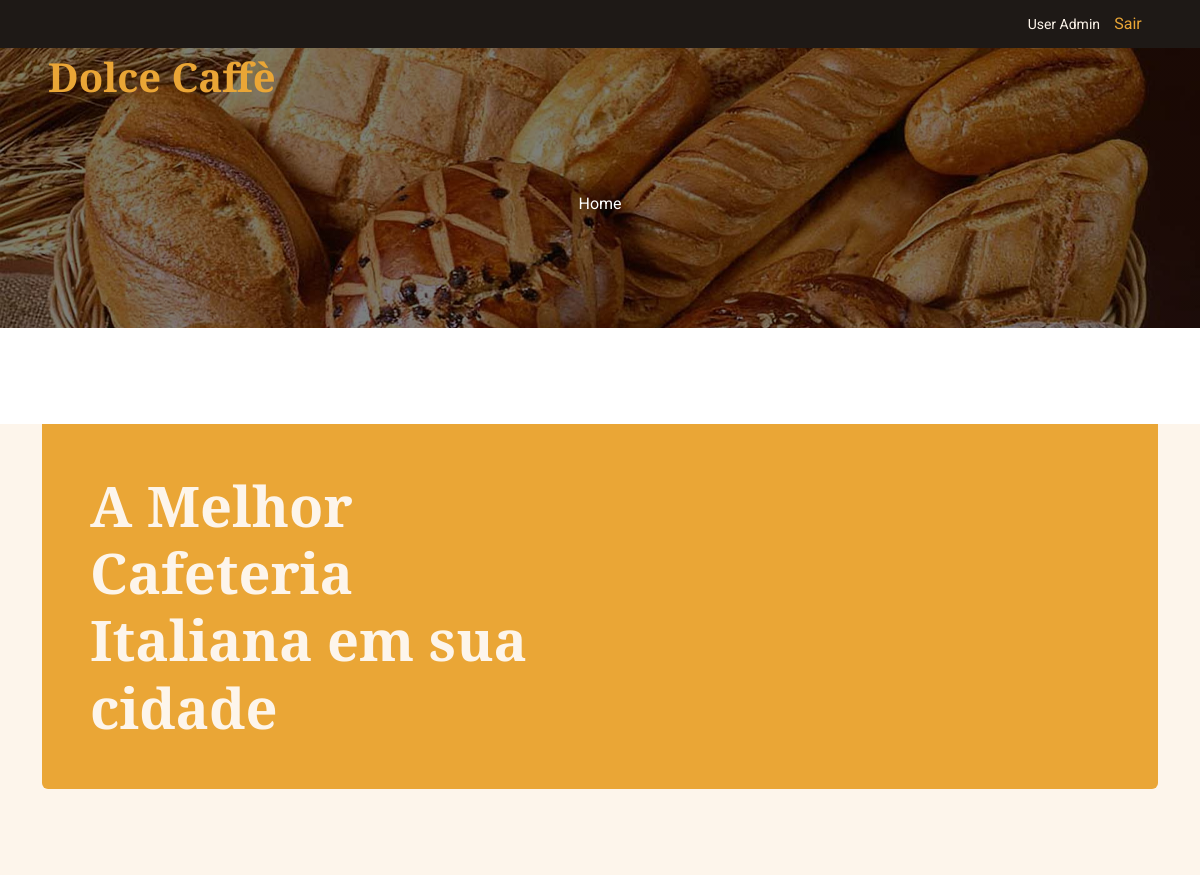
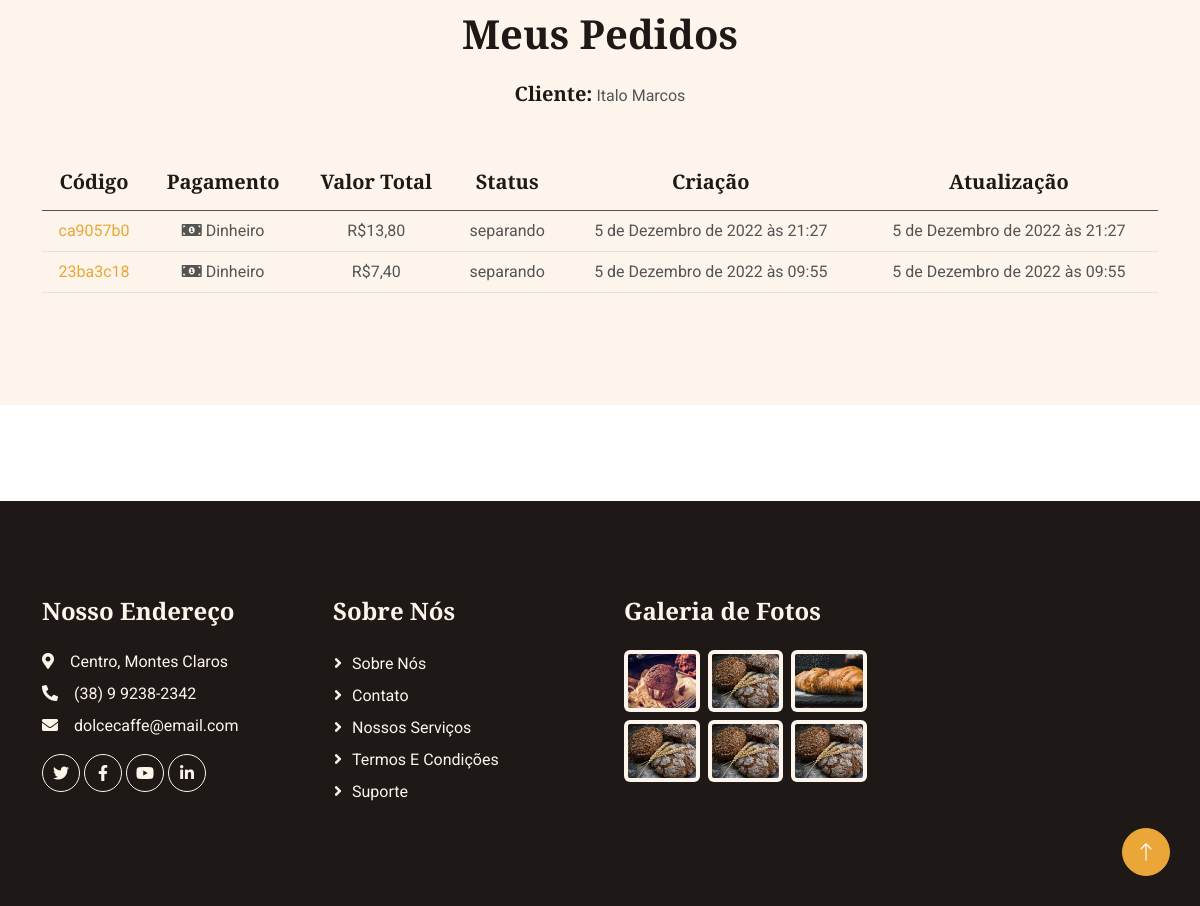
/meuspedidos/2 (signed in), run on the app's committed database (2 pictures, top to bottom).
### padaria/models.py (models this page shows, shortened)
class CustomUsuario(AbstractUser):
    email = models.EmailField('E-mail', unique=True)
    cpf = models.CharField(max_length=14, unique=True)
    estado = models.CharField(max_length=100)
    cidade = models.CharField(max_length=100)
    rua = models.CharField(max_length=50)
    numero = models.CharField(max_length=10)
    cep = models.CharField(max_length=14)
    celular = models.CharField(max_length=14)
    dataNascimento = models.DateField()
    is_staff = models.BooleanField('Membro da equipe', default=False)
    USERNAME_FIELD = 'email'
    REQUIRED_FIELDS = ['first_name', 'last_name', 'cpf', 'estado', 'cidade', 'rua', 'numero', 'cep', 'celular','dataNascimento']
    objects = UsuarioManager()

class Pedido(models.Model):
    PAGAMENTO_CHOICES = (
        ('dinheiro', 'Dinheiro'),
        ('cartao-credito', 'Crédito'),
        ('cartao-debito', 'Débito')
    )
    STATUS_CHOICES = (
        ('preparando', 'Preparando'),
        ('concluido', 'Concluído'),
        ('entrega', 'Em Trânsito'),
    )
    codigo = models.CharField('Código', max_length=20)
    pagamento = models.CharField('Pagamento', max_length=20, choices=PAGAMENTO_CHOICES, default=PAGAMENTO_CHOICES[0][0])
    statusPedido = models.CharField('Status', max_length=20, choices=STATUS_CHOICES, default=STATUS_CHOICES[0][0])
    valorPedido = models.DecimalField('Valor Total', max_digits=6, decimal_places=2)
    dataCriacao = models.DateTimeField('Criação', auto_now_add=True)
    dataAtualizacao = models.DateTimeField('Atualização', auto_now=True)
    produtos = models.ManyToManyField(Produto, through='ItensPedido')
    user = models.ForeignKey(CustomUsuario, on_delete=models.SET_NULL, null=True)
    class Meta:
        verbose_name = 'Pedido'
        verbose_name_plural = 'Pedidos'

### padaria/views.py (the view)
# urls.py: path('meuspedidos/<int:user_id>', meus_pedidos, name='meus_pedidos'),
@login_required
def meus_pedidos(request, user_id):
    user = CustomUsuario.objects.get(id=user_id)
    pedidos = Pedido.objects.filter(user=user).order_by('-dataCriacao').values()
    context = {
        'user': user,
        'pedidos': pedidos
    }
    return render(request, 'meus_pedidos.html', context)

### padaria/templates/meus_pedidos.html (shortened to what this page needs)
{% load static %}
{% load widget_tweaks %}
<!DOCTYPE html>
<html lang="en">
<head>
    <link href="https://cdnjs.cloudflare.com/ajax/libs/font-awesome/5.10.0/css/all.min.css" rel="stylesheet">
    <link href="https://cdn.jsdelivr.net/npm/bootstrap-icons@1.4.1/font/bootstrap-icons.css" rel="stylesheet">
    <link href="{% static 'lib/animate/animate.min.css' %}" rel="stylesheet">
    <link href="{% static 'lib/owlcarousel/assets/owl.carousel.min.css' %}" rel="stylesheet">
    <link href="{% static 'css/bootstrap.min.css' %}" rel="stylesheet">
    <link href="{% static 'css/style.css' %}" rel="stylesheet">
</head>
<body>
    <div class="container-fluid top-bar bg-dark text-light px-0 wow fadeIn" data-wow-delay="0.1s">
        <div class="row gx-0 align-items-center d-none d-lg-flex">
            <div class="col-lg-6 px-5 text-end">
                {% if request.user.get_full_name %}
                <small>{{ request.user.get_full_name }}</small>
                <div class="h-100 d-inline-flex align-items-center">
                    <a class="btn-lg-square text-primary pe-0" href="{% url 'logout' %}">Sair</a>
                </div>
                {% endif %}
            </div>
        </div>
    </div>
    <nav class="navbar navbar-expand-lg navbar-dark fixed-top py-lg-0 px-lg-5 wow fadeIn" data-wow-delay="0.1s">
        <a href="{% url 'index' %}" class="navbar-brand ms-4 ms-lg-0">
            <h1 class="text-primary m-0">Dolce Caffè</h1>
        </a>
    </nav>
    <div class="container-fluid page-header py-6 wow fadeIn" data-wow-delay="0.1s">
        <div class="container text-center pt-5 pb-3">
            <nav aria-label="breadcrumb animated slideInDown">
                <ol class="breadcrumb justify-content-center mb-0">
                    <li class="breadcrumb-item"><a class="text-white" href="{% url 'index' %}">Home</a></li>
                </ol>
            </nav>
        </div>
    </div>
    <div class="container-xxl bg-light my-6 py-6 pt-0">
        <div class="container">
            <div class="bg-primary text-light rounded-bottom p-5 my-6 mt-0 wow fadeInUp" data-wow-delay="0.1s">
                <div class="row g-4 align-items-center">
                    <div class="col-lg-6">
                        <h1 class="display-4 text-light mb-0">A Melhor Cafeteria Italiana em sua cidade</h1>
                    </div>
                    <div class="col-lg-6 text-lg-end">
                    </div>
                </div>
            </div>
            <form method="post">
            <div class="text-center mx-auto mb-5 wow fadeInUp" data-wow-delay="0.1s" style="max-width: 500px;">
                <h1 class="display-6 mb-4">Meus Pedidos</h1>
                <p><h5 class="d-inline-block">Cliente: </h5> {{ user.get_full_name }}</p>
            </div>
            <div class="row g-4">
                <div class="col-lg-12 col-md-12">
                    <table class="table text-center">
                        <thead class="thead-warning">
                            <tr>
                                <th><h5>Código</h5></th>
                                <th><h5>Pagamento</h5></th>
                                <th><h5>Valor Total</h5></th>
                                <th><h5>Status</h5></th>
                                <th><h5>Criação</h5></th>
                                <th><h5>Atualização</h5></th>
                            </tr>
                        </thead>
                        <tbody>
                            {% for p in pedidos %}
                                <tr>
                                    <td><a href="{% url 'detalhes_pedido' p.codigo %}">{{ p.codigo }}</a></td>
                                    {% if p.pagamento == 'cartao-debito' %}
                                        <td><i class="fas fa-credit-card"></i> Débito</td>
                                    {% elif p.pagamento == 'cartao-credito' %}
                                        <td><i class="fas fa-credit-card"></i> Crédito</td>
                                    {% else %}
                                        <td><i class="fas fa-money-bill-alt"></i> Dinheiro</td>
                                    {% endif %}
                                    <td>R${{ p.valorPedido }}</td>
                                    <td>{{ p.statusPedido }}</td>
                                    <td>{{ p.dataCriacao }}</td>
                                    <td>{{ p.dataAtualizacao }}</td>
                                </tr>
                            {% endfor %}
                        </tbody>
                    </table>
                </div>
            </div>
        </form>
        </div>
    </div>
    <div class="container-fluid bg-dark text-light footer my-6 mb-0 py-5 wow fadeIn" data-wow-delay="0.1s">
        <div class="container py-5">
            <div class="row g-5">
                <div class="col-lg-3 col-md-6">
                    <h4 class="text-light mb-4">Nosso Endereço</h4>
                    <p class="mb-2"><i class="fa fa-map-marker-alt me-3"></i>Centro, Montes Claros</p>
                    <p class="mb-2"><i class="fa fa-phone-alt me-3"></i>(38) 9 9238-2342</p>
                    <p class="mb-2"><i class="fa fa-envelope me-3"></i>dolcecaffe@email.com</p>
                    <div class="d-flex pt-2">
                        <a class="btn btn-square btn-outline-light rounded-circle me-1" href=""><i class="fab fa-twitter"></i></a>
                        <a class="btn btn-square btn-outline-light rounded-circle me-1" href=""><i class="fab fa-facebook-f"></i></a>
                        <a class="btn btn-square btn-outline-light rounded-circle me-1" href=""><i class="fab fa-youtube"></i></a>
                        <a class="btn btn-square btn-outline-light rounded-circle me-0" href=""><i class="fab fa-linkedin-in"></i></a>
                    </div>
                </div>
                <div class="col-lg-3 col-md-6">
                    <h4 class="text-light mb-4">Sobre Nós</h4>
                    <a class="btn btn-link" href="">Sobre Nós</a>
                    <a class="btn btn-link" href="">Contato</a>
                    <a class="btn btn-link" href="">Nossos Serviços</a>
                    <a class="btn btn-link" href="">Termos e Condições</a>
                    <a class="btn btn-link" href="">Suporte</a>
                </div>
                <div class="col-lg-3 col-md-6">
                    <h4 class="text-light mb-4">Galeria de Fotos</h4>
                    <div class="row g-2">
                        <div class="col-4">
                            <img class="img-fluid bg-light rounded p-1" src="{% static 'img/product-1.jpg' %}" alt="Image">
                        </div>
                        <div class="col-4">
                            <img class="img-fluid bg-light rounded p-1" src="{% static 'img/product-2.jpg' %}" alt="Image">
                        </div>
                        <div class="col-4">
                            <img class="img-fluid bg-light rounded p-1" src="{% static 'img/product-3.jpg' %}" alt="Image">
                        </div>
                        <div class="col-4">
                            <img class="img-fluid bg-light rounded p-1" src="{% static 'img/product-2.jpg' %}" alt="Image">
                        </div>
                        <div class="col-4">
                            <img class="img-fluid bg-light rounded p-1" src="{% static 'img/product-2.jpg' %}" alt="Image">
                        </div>
                        <div class="col-4">
                            <img class="img-fluid bg-light rounded p-1" src="{% static 'img/product-2.jpg' %}" alt="Image">
                        </div>
                    </div>
                </div>
            </div>
        </div>
    </div>
    <a href="#" class="btn btn-lg btn-primary btn-lg-square rounded-circle back-to-top"><i class="bi bi-arrow-up"></i></a>
</body>
</html>

### padaria/static/css/style.css (style rules this page uses)
:root { --primary: #EAA636; --secondary: #545454; --light: #FDF5EB; --dark: #1E1916; }
h4, h5, h6, .h4, .h5, .h6 { font-weight: 600 !important; }
.py-6 { padding-top: 6rem; padding-bottom: 6rem; }
.my-6 { margin-top: 6rem; margin-bottom: 6rem; }
.back-to-top { position: fixed; display: none; right: 30px; bottom: 30px; z-index: 99; }
.btn { font-weight: 500; transition: .5s; }
.btn.btn-primary { color: #FFFFFF; }
.btn-square { width: 38px; height: 38px; }
.btn-lg-square { width: 48px; height: 48px; }
.btn-square, .btn-sm-square, .btn-lg-square { padding: 0; display: flex; align-items: center; justify-content: center; font-weight: normal; }
.navbar.fixed-top { transition: .5s; }
.page-header { margin-bottom: 6rem; background: linear-gradient(rgba(0, 0, 0, .5), rgba(0, 0, 0, .5)), url(../img/carousel-1.jpg) center center no-repeat; background-size: cover; }
.footer .btn.btn-link { display: block; margin-bottom: 5px; padding: 0; text-align: left; color: var(--light); font-weight: normal; text-transform: capitalize; transition: .3s; }
.footer .btn.btn-link::before { position: relative; content: "\f105"; font-family: "Font Awesome 5 Free"; font-weight: 900; color: var(--light); margin-right: 10px; }

### data on the page
CustomUsuario: user.get_full_name "User Admin"
CustomUsuario: get_full_name "Italo Marcos"
Pedido: codigo "ca9057b0", pagamento "Dinheiro", valorPedido "13,80", statusPedido "separando", dataCriacao "5 de Dezembro de 2022 às 21:27", dataAtualizacao "5 de Dezembro de 2022 às 21:27"
Pedido: codigo "23ba3c18", pagamento "Dinheiro", valorPedido "7,40", statusPedido "separando", dataCriacao "5 de Dezembro de 2022 às 09:55", dataAtualizacao "5 de Dezembro de 2022 às 09:55"
